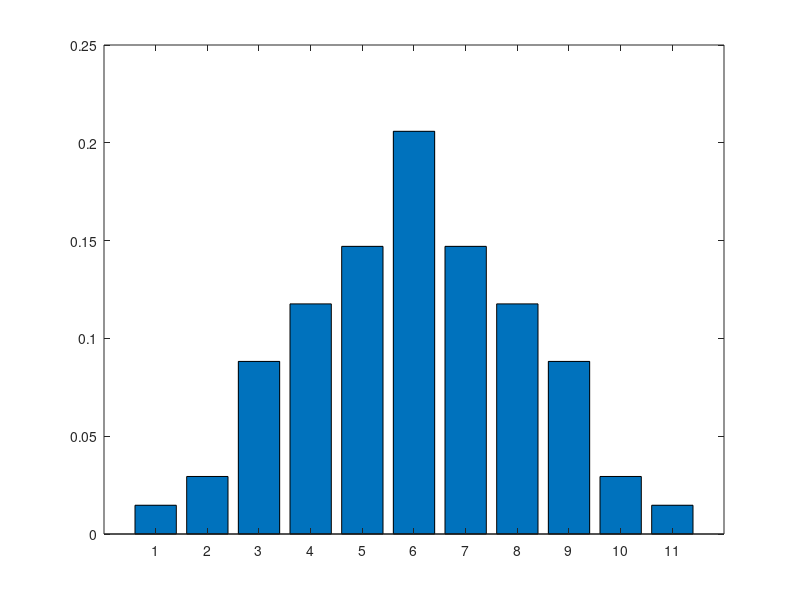

The MATLAB source for this figure: (Note: this script raises an error after producing the figure.)
%% How to make a normfit and gamfit

x =1:11;
y=[0.5 1 3 4 5 7 5 4 3 1 0.5];
y = y/sum(y);
bar(x,y);
[muHat,sigmaHat] = normfit(x);
y = normpdf(Nnorm,muHat,sigmaHat);

hold on;
plot(x,normpdf(x,muHat),'y','Linewidth',2);
hold off;

